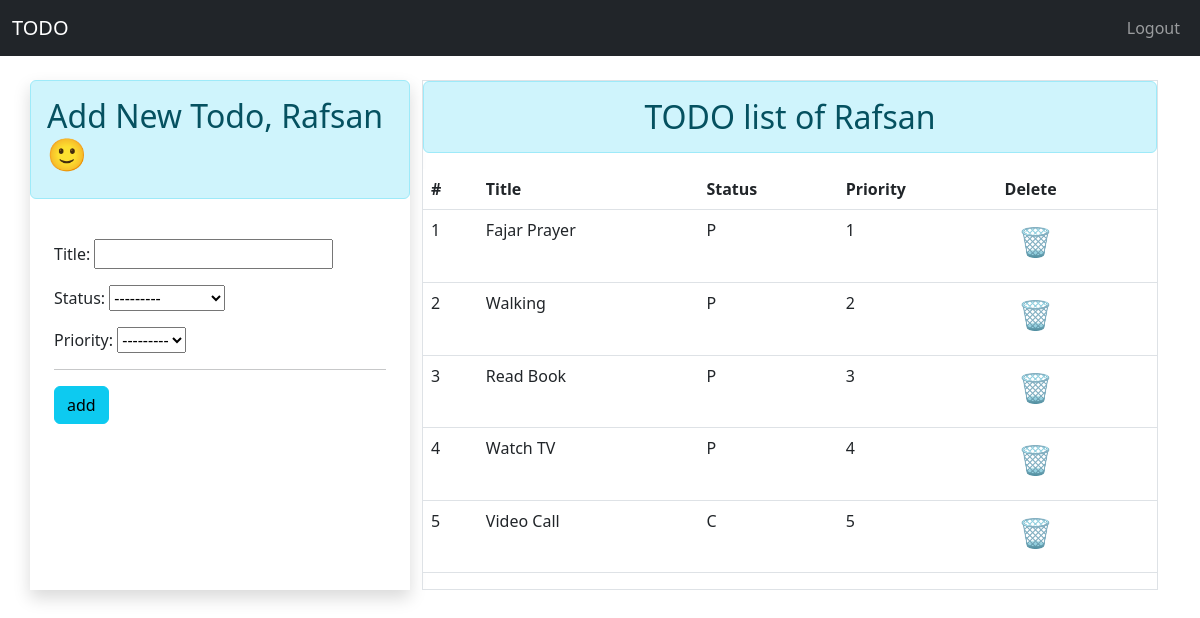
The app's page / (signed in) with its own data.
### app/models.py (models this page shows)
class TODO(models.Model):
    status_choices = [
        ('C', 'COMPLETED'),
        ('P', 'PENDING'),
    ]
    priority_choices = [
        ('1', '1st'),
        ('2', '2nd'),
        ('3', '3rd'),
        ('4', '4th'),
        ('5', '5th'),
        ('6', '6th'),
        ('7', '7th'),
    ]
    title = models.CharField(max_length=50)
    status = models.CharField(max_length=2, choices=status_choices)
    user = models.ForeignKey(User, on_delete=models.CASCADE)
    date_posted = models.DateTimeField(default=timezone.now)
    priority = models.CharField(max_length=7, choices=priority_choices)

### app/views.py (the view)
# urls.py: path('', home, name="home"),
@login_required(login_url='login')
def home(request):
        if request.user.is_authenticated:
            user = request.user
            form = TODOForm()
            todos=TODO.objects.filter(user= user).order_by('priority') ##list will show priority wise data
            return render(request,'index.html',context={'form': form, 'todos':todos})

### app/forms.py
class TODOForm(ModelForm):
    class Meta:
        model = TODO
        fields = ['title' , 'status' , 'priority']

### app/templates/index.html (shortened to what this page needs)
{% extends 'base.html' %}
{% block content %}
<div>
  <div class="container pt-4">
    <div class="row" mt-5>
      <div class="col-lg-4 mx-auto shadow p-0 ">
        <div class="alert alert-info">
          <h2>Add New Todo, {{user|title}}🙂</h2>
        </div>
        <div>
          <div class=" p-4">
            <form action="/add-todo/" method="POST">
              {{ form.as_p }}
              <hr>
              <input type="submit" value="add" class="btn btn-info"></input>
            </form>
          </div>
        </div>
      </div>
      <div class="col pt-7">
        <div class="border">
          {% if todos|length == 0 %}
          <div class="p-4">
            <br>
            <br>
            <div class="alert alert-info text-center">
              <h2>{{ user|title }}'s Has No TODO</h2>
              <h1>🙁 🙁 🙁</h1>
            </div>
            <br>
            <br>
          </div>
          {% else %}
          <div>
            <h2 class="alert alert-info text-center">TODO list of {{ user|title }} </h2>
            <table  class="table">
              <thead >
                <tr>
                  <th>#</th>
                  <th>Title</th>
                  <th>Status</th>
                  <th>Priority</th>
                  <th>  Delete</th>
                </tr>
              </thead>
              <tbody>
              {% endif %}
                {% for todo in todos %}
                <tr>
                  <td>{{forloop.counter}}</td>
                  <td>{{todo.title}}</td>
                  <td>{{todo.status}}</td>
                  <td>{{todo.priority}}</td>
                  <td><a href="/delete-todo/{{todo.id}}" class="btn btn-classic"><h3>🗑️</h3></a></td>
                </tr>
                {% endfor %}
              </tbody>
            </table>
          </div>
        </div>
     </div>
    </div>
  </div>
</div>
{% endblock %}

### app/templates/base.html (shortened to what this page needs)
<!DOCTYPE html>
<html>
<head>
  <link rel="stylesheet" href="https://cdn.jsdelivr.net/npm/bootstrap@5.3.0/dist/css/bootstrap.min.css">
</head>
<body>
  <nav class="navbar navbar-expand-lg navbar-dark bg-dark">
    <div class="container-fluid">
      <a class="navbar-brand" href="/">TODO</a>
        <ul class="navbar-nav ml-auto" >
          {% if request.user.is_authenticated %}
          <li class="nav-item">
            <a class="nav-link" href="/logout">Logout</a>
          </li>
          {% endif %}
        </ul>
    </div>
  </nav>
<div>
   {% block content %} {% endblock %}
</div>
</body>
</html>

### records on screen
TODO: title "Fajar Prayer", status "P", priority "1"
TODO: title "Walking", status "P", priority "2"
TODO: title "Read Book", status "P", priority "3"
TODO: title "Watch TV", status "P", priority "4"
TODO: title "Video Call", status "C", priority "5"

### other values on screen
{{ user|title }} "Rafsan"
